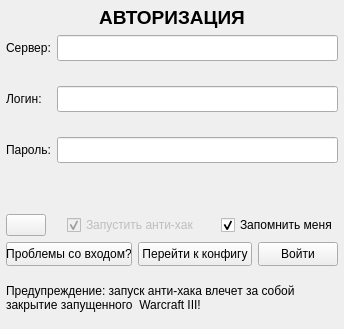
<?xml version="1.0" encoding="UTF-8"?>
<ui version="4.0">
 <class>AnotherWindow</class>
 <widget class="QWidget" name="AnotherWindow">
  <property name="geometry">
   <rect>
    <x>0</x>
    <y>0</y>
    <width>344</width>
    <height>329</height>
   </rect>
  </property>
  <property name="minimumSize">
   <size>
    <width>344</width>
    <height>0</height>
   </size>
  </property>
  <property name="windowTitle">
   <string>unm - авторизация</string>
  </property>
  <property name="windowIcon">
   <iconset resource="resources/icons.qrc">
    <normaloff>:/mainwindow/unm.ico</normaloff>:/mainwindow/unm.ico</iconset>
  </property>
  <property name="styleSheet">
   <string notr="true"/>
  </property>
  <layout class="QGridLayout" name="gridLayout">
   <property name="sizeConstraint">
    <enum>QLayout::SetDefaultConstraint</enum>
   </property>
   <property name="leftMargin">
    <number>6</number>
   </property>
   <property name="topMargin">
    <number>6</number>
   </property>
   <property name="rightMargin">
    <number>6</number>
   </property>
   <property name="bottomMargin">
    <number>6</number>
   </property>
   <item row="15" column="0" colspan="2">
    <layout class="QHBoxLayout" name="horizontalLayout_6">
     <property name="bottomMargin">
      <number>0</number>
     </property>
     <item>
      <widget class="QPushButton" name="help">
       <property name="sizePolicy">
        <sizepolicy hsizetype="Minimum" vsizetype="Fixed">
         <horstretch>0</horstretch>
         <verstretch>0</verstretch>
        </sizepolicy>
       </property>
       <property name="minimumSize">
        <size>
         <width>0</width>
         <height>24</height>
        </size>
       </property>
       <property name="text">
        <string>Проблемы со входом?</string>
       </property>
      </widget>
     </item>
     <item>
      <widget class="QPushButton" name="GoToConfigFile">
       <property name="sizePolicy">
        <sizepolicy hsizetype="Minimum" vsizetype="Fixed">
         <horstretch>0</horstretch>
         <verstretch>0</verstretch>
        </sizepolicy>
       </property>
       <property name="minimumSize">
        <size>
         <width>0</width>
         <height>24</height>
        </size>
       </property>
       <property name="text">
        <string>Перейти к конфигу</string>
       </property>
      </widget>
     </item>
     <item>
      <widget class="QPushButton" name="logon">
       <property name="sizePolicy">
        <sizepolicy hsizetype="Minimum" vsizetype="Fixed">
         <horstretch>0</horstretch>
         <verstretch>0</verstretch>
        </sizepolicy>
       </property>
       <property name="minimumSize">
        <size>
         <width>0</width>
         <height>24</height>
        </size>
       </property>
       <property name="text">
        <string>Войти</string>
       </property>
      </widget>
     </item>
    </layout>
   </item>
   <item row="2" column="0" colspan="2">
    <layout class="QHBoxLayout" name="horizontalLayout">
     <property name="sizeConstraint">
      <enum>QLayout::SetMaximumSize</enum>
     </property>
     <item>
      <widget class="QLabel" name="textServer">
       <property name="minimumSize">
        <size>
         <width>45</width>
         <height>26</height>
        </size>
       </property>
       <property name="maximumSize">
        <size>
         <width>64</width>
         <height>26</height>
        </size>
       </property>
       <property name="font">
        <font>
         <pointsize>9</pointsize>
        </font>
       </property>
       <property name="text">
        <string>Сервер:</string>
       </property>
       <property name="alignment">
        <set>Qt::AlignLeading|Qt::AlignLeft|Qt::AlignVCenter</set>
       </property>
       <property name="textInteractionFlags">
        <set>Qt::NoTextInteraction</set>
       </property>
      </widget>
     </item>
     <item>
      <widget class="QLineEdit" name="server">
       <property name="minimumSize">
        <size>
         <width>113</width>
         <height>26</height>
        </size>
       </property>
       <property name="maximumSize">
        <size>
         <width>16777215</width>
         <height>26</height>
        </size>
       </property>
      </widget>
     </item>
    </layout>
   </item>
   <item row="11" column="0" colspan="2">
    <widget class="QLabel" name="label">
     <property name="minimumSize">
      <size>
       <width>0</width>
       <height>20</height>
      </size>
     </property>
     <property name="maximumSize">
      <size>
       <width>16777215</width>
       <height>20</height>
      </size>
     </property>
     <property name="text">
      <string/>
     </property>
    </widget>
   </item>
   <item row="0" column="0" colspan="2">
    <widget class="QLabel" name="textAuthorization">
     <property name="maximumSize">
      <size>
       <width>16777215</width>
       <height>23</height>
      </size>
     </property>
     <property name="font">
      <font>
       <pointsize>14</pointsize>
       <weight>75</weight>
       <bold>true</bold>
      </font>
     </property>
     <property name="text">
      <string>АВТОРИЗАЦИЯ</string>
     </property>
     <property name="alignment">
      <set>Qt::AlignCenter</set>
     </property>
     <property name="textInteractionFlags">
      <set>Qt::NoTextInteraction</set>
     </property>
    </widget>
   </item>
   <item row="8" column="0" colspan="2">
    <layout class="QHBoxLayout" name="horizontalLayout_3">
     <property name="sizeConstraint">
      <enum>QLayout::SetMaximumSize</enum>
     </property>
     <item>
      <widget class="QLabel" name="textPassword">
       <property name="minimumSize">
        <size>
         <width>45</width>
         <height>26</height>
        </size>
       </property>
       <property name="maximumSize">
        <size>
         <width>64</width>
         <height>26</height>
        </size>
       </property>
       <property name="font">
        <font>
         <pointsize>9</pointsize>
        </font>
       </property>
       <property name="text">
        <string>Пароль:</string>
       </property>
       <property name="alignment">
        <set>Qt::AlignLeading|Qt::AlignLeft|Qt::AlignVCenter</set>
       </property>
       <property name="textInteractionFlags">
        <set>Qt::NoTextInteraction</set>
       </property>
      </widget>
     </item>
     <item>
      <widget class="QLineEdit" name="password">
       <property name="minimumSize">
        <size>
         <width>113</width>
         <height>26</height>
        </size>
       </property>
       <property name="maximumSize">
        <size>
         <width>16777215</width>
         <height>26</height>
        </size>
       </property>
       <property name="text">
        <string/>
       </property>
       <property name="echoMode">
        <enum>QLineEdit::Password</enum>
       </property>
      </widget>
     </item>
    </layout>
   </item>
   <item row="17" column="0" colspan="2">
    <widget class="QLabel" name="warningLogon">
     <property name="sizePolicy">
      <sizepolicy hsizetype="Preferred" vsizetype="Minimum">
       <horstretch>0</horstretch>
       <verstretch>0</verstretch>
      </sizepolicy>
     </property>
     <property name="text">
      <string>Предупреждение: запуск анти-хака влечет за собой закрытие запущенного  Warcraft III!</string>
     </property>
     <property name="wordWrap">
      <bool>true</bool>
     </property>
     <property name="textInteractionFlags">
      <set>Qt::NoTextInteraction</set>
     </property>
    </widget>
   </item>
   <item row="3" column="0" colspan="2">
    <widget class="QLabel" name="warningServer">
     <property name="minimumSize">
      <size>
       <width>113</width>
       <height>0</height>
      </size>
     </property>
     <property name="maximumSize">
      <size>
       <width>16777215</width>
       <height>13</height>
      </size>
     </property>
     <property name="text">
      <string/>
     </property>
     <property name="wordWrap">
      <bool>true</bool>
     </property>
     <property name="margin">
      <number>55</number>
     </property>
     <property name="textInteractionFlags">
      <set>Qt::NoTextInteraction</set>
     </property>
    </widget>
   </item>
   <item row="6" column="0" colspan="2">
    <layout class="QHBoxLayout" name="horizontalLayout_2">
     <property name="sizeConstraint">
      <enum>QLayout::SetMaximumSize</enum>
     </property>
     <item>
      <widget class="QLabel" name="textLogin">
       <property name="minimumSize">
        <size>
         <width>45</width>
         <height>26</height>
        </size>
       </property>
       <property name="maximumSize">
        <size>
         <width>64</width>
         <height>26</height>
        </size>
       </property>
       <property name="font">
        <font>
         <pointsize>9</pointsize>
        </font>
       </property>
       <property name="text">
        <string>Логин:</string>
       </property>
       <property name="alignment">
        <set>Qt::AlignLeading|Qt::AlignLeft|Qt::AlignVCenter</set>
       </property>
       <property name="textInteractionFlags">
        <set>Qt::NoTextInteraction</set>
       </property>
      </widget>
     </item>
     <item>
      <widget class="QLineEdit" name="login">
       <property name="minimumSize">
        <size>
         <width>113</width>
         <height>26</height>
        </size>
       </property>
       <property name="maximumSize">
        <size>
         <width>16777215</width>
         <height>26</height>
        </size>
       </property>
      </widget>
     </item>
    </layout>
   </item>
   <item row="7" column="0" colspan="2">
    <widget class="QLabel" name="warningLogin">
     <property name="minimumSize">
      <size>
       <width>113</width>
       <height>0</height>
      </size>
     </property>
     <property name="maximumSize">
      <size>
       <width>16777215</width>
       <height>13</height>
      </size>
     </property>
     <property name="text">
      <string/>
     </property>
     <property name="wordWrap">
      <bool>true</bool>
     </property>
     <property name="margin">
      <number>55</number>
     </property>
     <property name="textInteractionFlags">
      <set>Qt::NoTextInteraction</set>
     </property>
    </widget>
   </item>
   <item row="14" column="0" colspan="2">
    <layout class="QHBoxLayout" name="horizontalLayout_4">
     <property name="sizeConstraint">
      <enum>QLayout::SetMaximumSize</enum>
     </property>
     <property name="bottomMargin">
      <number>0</number>
     </property>
     <item>
      <widget class="QPushButton" name="settings">
       <property name="text">
        <string/>
       </property>
       <property name="icon">
        <iconset resource="resources/icons.qrc">
         <normaloff>:/mainwindow/settings/settings_styles.png</normaloff>:/mainwindow/settings/settings_styles.png</iconset>
       </property>
      </widget>
     </item>
     <item>
      <spacer name="horizontalSpacer">
       <property name="orientation">
        <enum>Qt::Horizontal</enum>
       </property>
       <property name="sizeHint" stdset="0">
        <size>
         <width>40</width>
         <height>20</height>
        </size>
       </property>
      </spacer>
     </item>
     <item>
      <widget class="QCheckBox" name="runAH">
       <property name="enabled">
        <bool>false</bool>
       </property>
       <property name="sizePolicy">
        <sizepolicy hsizetype="Minimum" vsizetype="Fixed">
         <horstretch>0</horstretch>
         <verstretch>0</verstretch>
        </sizepolicy>
       </property>
       <property name="text">
        <string>Запустить анти-хак</string>
       </property>
       <property name="checked">
        <bool>true</bool>
       </property>
      </widget>
     </item>
     <item>
      <spacer name="horizontalSpacer_2">
       <property name="orientation">
        <enum>Qt::Horizontal</enum>
       </property>
       <property name="sizeHint" stdset="0">
        <size>
         <width>40</width>
         <height>20</height>
        </size>
       </property>
      </spacer>
     </item>
     <item>
      <widget class="QCheckBox" name="rememberMe">
       <property name="sizePolicy">
        <sizepolicy hsizetype="Minimum" vsizetype="Fixed">
         <horstretch>0</horstretch>
         <verstretch>0</verstretch>
        </sizepolicy>
       </property>
       <property name="text">
        <string>Запомнить меня</string>
       </property>
       <property name="checked">
        <bool>true</bool>
       </property>
      </widget>
     </item>
    </layout>
   </item>
   <item row="10" column="0" colspan="2">
    <widget class="QLabel" name="warningPassword">
     <property name="minimumSize">
      <size>
       <width>113</width>
       <height>0</height>
      </size>
     </property>
     <property name="maximumSize">
      <size>
       <width>16777215</width>
       <height>13</height>
      </size>
     </property>
     <property name="text">
      <string/>
     </property>
     <property name="wordWrap">
      <bool>true</bool>
     </property>
     <property name="margin">
      <number>55</number>
     </property>
     <property name="textInteractionFlags">
      <set>Qt::NoTextInteraction</set>
     </property>
    </widget>
   </item>
  </layout>
 </widget>
 <resources>
  <include location="resources/icons.qrc"/>
 </resources>
 <connections/>
</ui>
